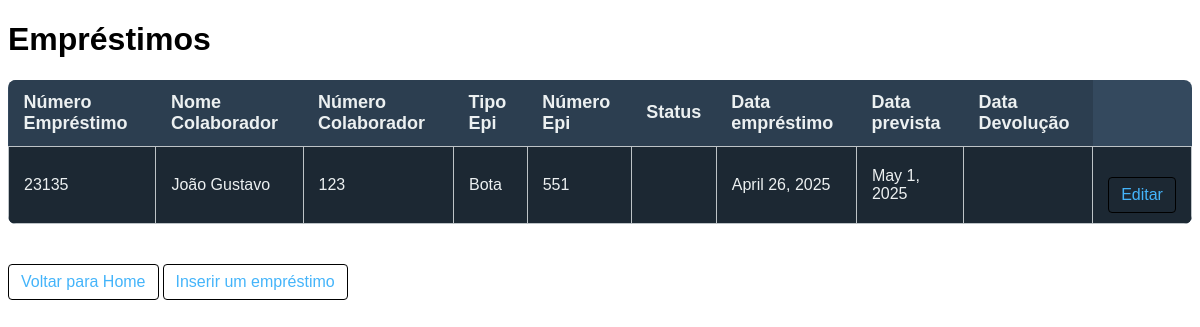
The app's page /emprestimos/, older data.
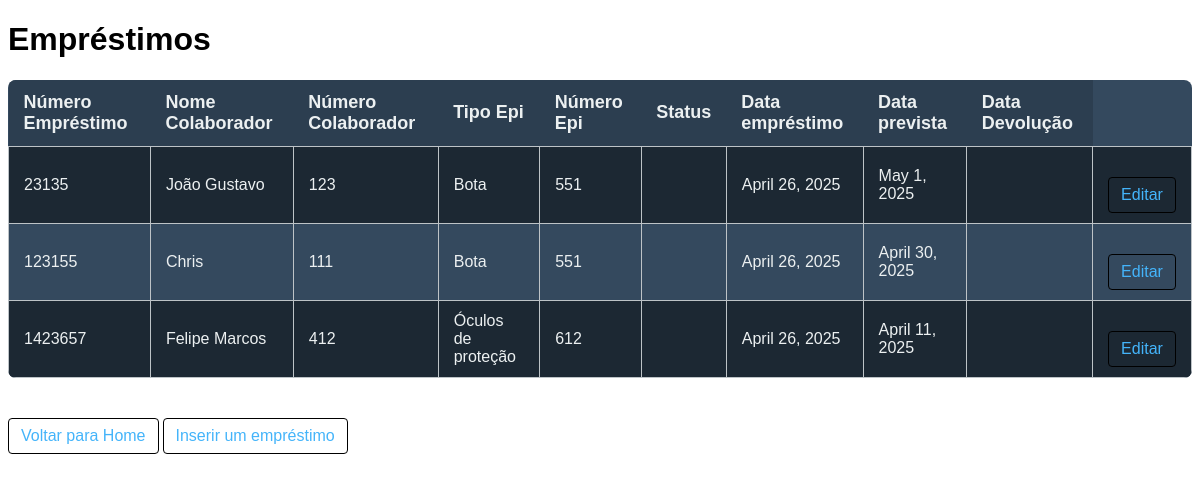
The same page, newer data.
### epi_app/models.py (models this page shows, shortened)
class EmprestimoModel(models.Model):
    numero_emprestimo = models.IntegerField(null=False)
    colaborador = models.ForeignKey(ColaboradorModel, on_delete=models.CASCADE)
    epi = models.ForeignKey(EpiModel, on_delete=models.CASCADE)
    data_emprestimo = models.DateField(auto_now_add=True)
    data_prevista = models.DateField(blank=True)
    data_devolucao = models.DateField(null=True, blank=True)
    status = models.CharField(null=False)
    observacao = models.TextField(blank=True)

class ColaboradorModel(models.Model):
    cpf = models.CharField(max_length=14, null=False)
    nome = models.CharField(max_length=100, null=False)
    numero_colaborador = models.IntegerField(null=False)
    setor = models.CharField(max_length=45, null=False)
    cargo = models.CharField(max_length=45)
    telefone = models.CharField(max_length=14)

class EpiModel(models.Model):
    tipo = models.CharField(max_length=100, null=False)
    numero_epi = models.IntegerField(null=False)

### epi_app/views.py (the view)
# urls.py: path('emprestimos/', views.emprestimos, name='emprestimos'),
def emprestimos(request):
    emprestimo = EmprestimoModel.objects.select_related('colaborador', 'epi').all()
    return render(request, 'pages/emprestimos.html', context={'emprestimos': emprestimo})

### epi_app/templates/pages/emprestimos.html (shortened to what this page needs)
{% load static %}
<!DOCTYPE html>
<html lang="pt-br">
<head>
</head>
<body>
  <h1>Empréstimos</h1>
  <table>
    <tr>
      <th>Número Empréstimo </th>
      <th>Nome Colaborador </th>
      <th>Número Colaborador </th>
      <th>Tipo Epi </th>
      <th>Número Epi </th>
      <th>Status </th>
      <th>Data empréstimo </th>
      <th>Data prevista </th>
      <th>Data Devolução </th>
    </tr>
    {% for emprestimo in emprestimos %}
      <tr>
        <td>{{ emprestimo.numero_emprestimo }}</td>
        <td>{{ emprestimo.colaborador.nome }}</td>
        <td>{{ emprestimo.colaborador.numero_colaborador }}</td>
        <td>{{ emprestimo.epi.tipo }}</td>
        <td>{{ emprestimo.epi.numero_epi }}</td>
        <td>{{ emprestimo.status }}</td>
        <td>{{ emprestimo.data_emprestimo }}</td>
        <td>{{ emprestimo.data_prevista }}</td>
        <td>{{ emrestimo.data_devolucao }}</td>
        <td><a class="editar" href="{% url 'atualizar_emprestimo' emprestimo.id %}">Editar</a></td>
      </tr>
    {% empty %}
      <tr><td colspan="5">Nenhum produto encontrado.</td></tr>
    {% endfor %}
  </table>
  <a href="{% url 'base' %}">Voltar para Home</a>
  <a href="{% url 'inserir_emprestimo' %}">Inserir um empréstimo</a>
</body>
</html>

### epi_app/templates/pages/emprestimos.html (style rules this page uses)
h1 { font-family: Arial, sans-serif; }
table { width: 100%; border-collapse: collapse; margin: 20px 0; font-family: Arial, sans-serif; background-color: #34495E; color: #ECF0F1; border-radius: 8px; overflow: hidden; }
th { background-color: #2C3E50; color: #ECF0F1; padding: 12px 15px; text-align: left; font-size: 18px; }
td { padding: 10px 15px; text-align: left; border: 1px solid #BDC3C7; font-size: 16px; }
tr:nth-child(even) { background-color: #1C2833; }
a { text-decoration: none; color: #44b4fa; padding: 8px 12px; margin-top: 20px; display: inline-block; border: 1px solid #000000; border-radius: 4px; transition: background-color 0.3s ease, color 0.3s ease; font-family: Arial, sans-serif; }

Row changes from the older to the newer data that the page shows:
added EmprestimoModel: numero_emprestimo "123155", colaborador.nome "Chris", colaborador.numero_colaborador "111", epi.tipo "Bota", epi.numero_epi "551", data_emprestimo "April 26, 2025", data_prevista "April 30, 2025"
added EmprestimoModel: numero_emprestimo "1423657", colaborador.nome "Felipe Marcos", colaborador.numero_colaborador "412", epi.tipo "Óculos de proteção", epi.numero_epi "612", data_emprestimo "April 26, 2025", data_prevista "April 11, 2025"
